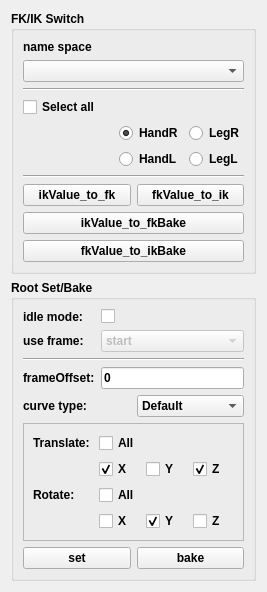
<?xml version="1.0" encoding="UTF-8"?>
<ui version="4.0">
 <class>Form</class>
 <widget class="QWidget" name="Form">
  <property name="geometry">
   <rect>
    <x>0</x>
    <y>0</y>
    <width>267</width>
    <height>562</height>
   </rect>
  </property>
  <property name="windowTitle">
   <string>Form</string>
  </property>
  <layout class="QVBoxLayout" name="verticalLayout">
   <item>
    <widget class="QGroupBox" name="groupBox">
     <property name="font">
      <font>
       <weight>75</weight>
       <bold>true</bold>
      </font>
     </property>
     <property name="title">
      <string>FK/IK Switch</string>
     </property>
     <layout class="QVBoxLayout" name="verticalLayout_2">
      <item>
       <widget class="QLabel" name="label">
        <property name="text">
         <string>name space</string>
        </property>
       </widget>
      </item>
      <item>
       <widget class="QComboBox" name="nmspList"/>
      </item>
      <item>
       <widget class="Line" name="line_3">
        <property name="orientation">
         <enum>Qt::Horizontal</enum>
        </property>
       </widget>
      </item>
      <item>
       <widget class="QCheckBox" name="selectAllCheck">
        <property name="text">
         <string>Select all </string>
        </property>
       </widget>
      </item>
      <item>
       <layout class="QGridLayout" name="gridLayout">
        <item row="0" column="0">
         <spacer name="horizontalSpacer">
          <property name="orientation">
           <enum>Qt::Horizontal</enum>
          </property>
          <property name="sizeHint" stdset="0">
           <size>
            <width>40</width>
            <height>20</height>
           </size>
          </property>
         </spacer>
        </item>
        <item row="0" column="1">
         <widget class="QRadioButton" name="HandR">
          <property name="text">
           <string>HandR</string>
          </property>
          <property name="checked">
           <bool>true</bool>
          </property>
          <property name="autoExclusive">
           <bool>true</bool>
          </property>
         </widget>
        </item>
        <item row="0" column="2">
         <widget class="QRadioButton" name="LegR">
          <property name="text">
           <string>LegR</string>
          </property>
         </widget>
        </item>
        <item row="1" column="1">
         <widget class="QRadioButton" name="HandL">
          <property name="text">
           <string>HandL</string>
          </property>
         </widget>
        </item>
        <item row="1" column="2">
         <widget class="QRadioButton" name="LegL">
          <property name="text">
           <string>LegL</string>
          </property>
         </widget>
        </item>
       </layout>
      </item>
      <item>
       <widget class="Line" name="line">
        <property name="orientation">
         <enum>Qt::Horizontal</enum>
        </property>
       </widget>
      </item>
      <item>
       <layout class="QHBoxLayout" name="horizontalLayout">
        <item>
         <widget class="QPushButton" name="FKIKButton">
          <property name="styleSheet">
           <string notr="true"/>
          </property>
          <property name="text">
           <string>ikValue_to_fk</string>
          </property>
         </widget>
        </item>
        <item>
         <widget class="QPushButton" name="IKFKButton">
          <property name="styleSheet">
           <string notr="true"/>
          </property>
          <property name="text">
           <string>fkValue_to_ik</string>
          </property>
         </widget>
        </item>
       </layout>
      </item>
      <item>
       <widget class="QPushButton" name="IKFKBakeButton">
        <property name="styleSheet">
         <string notr="true"/>
        </property>
        <property name="text">
         <string>ikValue_to_fkBake</string>
        </property>
       </widget>
      </item>
      <item>
       <widget class="QPushButton" name="FKIKBakeButton">
        <property name="styleSheet">
         <string notr="true"/>
        </property>
        <property name="text">
         <string>fkValue_to_ikBake</string>
        </property>
       </widget>
      </item>
     </layout>
    </widget>
   </item>
   <item>
    <widget class="QGroupBox" name="groupBox_2">
     <property name="font">
      <font>
       <weight>75</weight>
       <bold>true</bold>
      </font>
     </property>
     <property name="title">
      <string>Root Set/Bake</string>
     </property>
     <layout class="QGridLayout" name="gridLayout_2">
      <item row="2" column="0">
       <widget class="Line" name="line_2">
        <property name="orientation">
         <enum>Qt::Horizontal</enum>
        </property>
       </widget>
      </item>
      <item row="7" column="0">
       <layout class="QHBoxLayout" name="horizontalLayout_3">
        <item>
         <widget class="QPushButton" name="SetButton">
          <property name="text">
           <string>set</string>
          </property>
         </widget>
        </item>
        <item>
         <widget class="QPushButton" name="BakeButton">
          <property name="text">
           <string>bake</string>
          </property>
         </widget>
        </item>
       </layout>
      </item>
      <item row="5" column="0">
       <layout class="QHBoxLayout" name="horizontalLayout_2">
        <item>
         <widget class="QLabel" name="label_10">
          <property name="text">
           <string>curve type:</string>
          </property>
         </widget>
        </item>
        <item>
         <widget class="QComboBox" name="curveType">
          <item>
           <property name="text">
            <string>Default</string>
           </property>
          </item>
          <item>
           <property name="text">
            <string>Linear</string>
           </property>
          </item>
         </widget>
        </item>
       </layout>
      </item>
      <item row="4" column="0">
       <layout class="QHBoxLayout" name="horizontalLayout_4">
        <item>
         <widget class="QLabel" name="label_2">
          <property name="text">
           <string>frameOffset:</string>
          </property>
         </widget>
        </item>
        <item>
         <widget class="QLineEdit" name="FrameOffsetValue">
          <property name="text">
           <string>0</string>
          </property>
         </widget>
        </item>
       </layout>
      </item>
      <item row="1" column="0">
       <layout class="QGridLayout" name="gridLayout_3">
        <item row="1" column="0">
         <widget class="QLabel" name="useFrameLabel">
          <property name="text">
           <string>use frame:</string>
          </property>
         </widget>
        </item>
        <item row="0" column="0">
         <widget class="QLabel" name="label_3">
          <property name="text">
           <string>idle mode:</string>
          </property>
         </widget>
        </item>
        <item row="1" column="1" colspan="2">
         <widget class="QComboBox" name="useFrame">
          <property name="enabled">
           <bool>false</bool>
          </property>
          <item>
           <property name="text">
            <string>start</string>
           </property>
          </item>
          <item>
           <property name="text">
            <string>end</string>
           </property>
          </item>
         </widget>
        </item>
        <item row="0" column="1" colspan="2">
         <widget class="QCheckBox" name="idleModeCheck">
          <property name="text">
           <string/>
          </property>
         </widget>
        </item>
       </layout>
      </item>
      <item row="6" column="0">
       <widget class="QFrame" name="frame">
        <property name="frameShape">
         <enum>QFrame::StyledPanel</enum>
        </property>
        <property name="frameShadow">
         <enum>QFrame::Raised</enum>
        </property>
        <layout class="QVBoxLayout" name="verticalLayout_3">
         <item>
          <layout class="QGridLayout" name="gridLayout_7">
           <item row="0" column="1">
            <widget class="QCheckBox" name="translateAllCheck">
             <property name="text">
              <string>All</string>
             </property>
             <property name="checked">
              <bool>false</bool>
             </property>
            </widget>
           </item>
           <item row="1" column="0">
            <spacer name="horizontalSpacer_5">
             <property name="orientation">
              <enum>Qt::Horizontal</enum>
             </property>
             <property name="sizeType">
              <enum>QSizePolicy::Fixed</enum>
             </property>
             <property name="sizeHint" stdset="0">
              <size>
               <width>60</width>
               <height>20</height>
              </size>
             </property>
            </spacer>
           </item>
           <item row="1" column="1">
            <widget class="QCheckBox" name="translateXCheck">
             <property name="text">
              <string>X</string>
             </property>
             <property name="checked">
              <bool>true</bool>
             </property>
            </widget>
           </item>
           <item row="1" column="2">
            <widget class="QCheckBox" name="translateYCheck">
             <property name="text">
              <string>Y</string>
             </property>
            </widget>
           </item>
           <item row="1" column="3">
            <widget class="QCheckBox" name="translateZCheck">
             <property name="text">
              <string>Z</string>
             </property>
             <property name="checked">
              <bool>true</bool>
             </property>
            </widget>
           </item>
           <item row="0" column="0">
            <widget class="QLabel" name="label_8">
             <property name="text">
              <string>Translate:</string>
             </property>
            </widget>
           </item>
          </layout>
         </item>
         <item>
          <layout class="QGridLayout" name="gridLayout_8">
           <item row="0" column="0">
            <widget class="QLabel" name="label_9">
             <property name="text">
              <string>Rotate:</string>
             </property>
            </widget>
           </item>
           <item row="0" column="1">
            <widget class="QCheckBox" name="rotateAllCheck">
             <property name="text">
              <string>All</string>
             </property>
             <property name="checked">
              <bool>false</bool>
             </property>
            </widget>
           </item>
           <item row="1" column="0">
            <spacer name="horizontalSpacer_6">
             <property name="orientation">
              <enum>Qt::Horizontal</enum>
             </property>
             <property name="sizeType">
              <enum>QSizePolicy::Fixed</enum>
             </property>
             <property name="sizeHint" stdset="0">
              <size>
               <width>60</width>
               <height>20</height>
              </size>
             </property>
            </spacer>
           </item>
           <item row="1" column="1">
            <widget class="QCheckBox" name="rotateXCheck">
             <property name="text">
              <string>X</string>
             </property>
            </widget>
           </item>
           <item row="1" column="2">
            <widget class="QCheckBox" name="rotateYCheck">
             <property name="text">
              <string>Y</string>
             </property>
             <property name="checked">
              <bool>true</bool>
             </property>
            </widget>
           </item>
           <item row="1" column="3">
            <widget class="QCheckBox" name="rotateZCheck">
             <property name="text">
              <string>Z</string>
             </property>
            </widget>
           </item>
          </layout>
         </item>
        </layout>
       </widget>
      </item>
     </layout>
    </widget>
   </item>
  </layout>
 </widget>
 <resources/>
 <connections/>
</ui>
